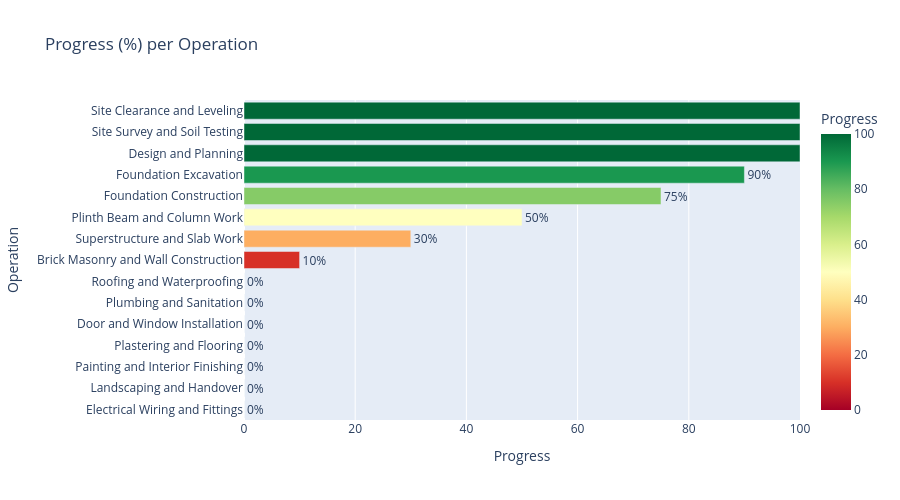

Notebook code cell kept with this figure:
### Markdown cell above
## Cell 6 — Progress Bar Chart

### Code cell
display(HTML("<h3 style='font-family:sans-serif; color:#333; margin:20px 0 10px;'>📈 Task-wise Progress</h3>"))

fig_bar = px.bar(
    data.sort_values("Progress"),
    x="Progress",
    y="Operation",
    orientation="h",
    color="Progress",
    color_continuous_scale="RdYlGn",
    range_color=[0, 100],
    range_x=[0, 100],
    text="Progress",
    title="Progress (%) per Operation"
)
fig_bar.update_traces(texttemplate="%{text:.0f}%", textposition="outside")
fig_bar.update_layout(height=500, showlegend=False)
fig_bar.show()

### Figure 1 — Plotly figure (JSON) as saved in the notebook; plotly's stock layout.template omitted (floating-point values rounded to 4 significant figures)
{"data": [{"hovertemplate": "Progress=%{marker.color}<br>Operation=%{y}<extra></extra>", "legendgroup": "", "marker": {"color": [0.0, 0.0, 0.0, 0.0, 0.0, 0.0, 0.0, 10.0, 30.0, 50.0, 75.0, 90.0, 100.0, 100.0, 100.0], "coloraxis": "coloraxis", "pattern": {"shape": ""}}, "name": "", "orientation": "h", "showlegend": false, "text": [0.0, 0.0, 0.0, 0.0, 0.0, 0.0, 0.0, 10.0, 30.0, 50.0, 75.0, 90.0, 100.0, 100.0, 100.0], "textposition": "outside", "texttemplate": "%{text:.0f}%", "type": "bar", "x": [0.0, 0.0, 0.0, 0.0, 0.0, 0.0, 0.0, 10.0, 30.0, 50.0, 75.0, 90.0, 100.0, 100.0, 100.0], "xaxis": "x", "y": ["Electrical Wiring and Fittings", "Landscaping and Handover", "Painting and Interior Finishing", "Plastering and Flooring", "Door and Window Installation", "Plumbing and Sanitation", "Roofing and Waterproofing", "Brick Masonry and Wall Construction", "Superstructure and Slab Work", "Plinth Beam and Column Work", "Foundation Construction", "Foundation Excavation", "Design and Planning", "Site Survey and Soil Testing", "Site Clearance and Leveling"], "yaxis": "y"}], "layout": {"barmode": "relative", "coloraxis": {"cmax": 100, "cmin": 0, "colorbar": {"title": {"text": "Progress"}}, "colorscale": [[0, "rgb(165,0,38)"], [0.1, "rgb(215,48,39)"], [0.2, "rgb(244,109,67)"], [0.3, "rgb(253,174,97)"], [0.4, "rgb(254,224,139)"], [0.5, "rgb(255,255,191)"], [0.6, "rgb(217,239,139)"], [0.7, "rgb(166,217,106)"], [0.8, "rgb(102,189,99)"], [0.9, "rgb(26,152,80)"], [1, "rgb(0,104,55)"]]}, "height": 500, "legend": {"tracegroupgap": 0}, "showlegend": false, "title": {"text": "Progress (%) per Operation"}, "xaxis": {"anchor": "y", "domain": [0, 1], "range": [0, 100], "title": {"text": "Progress"}}, "yaxis": {"anchor": "x", "domain": [0, 1], "title": {"text": "Operation"}}}}
